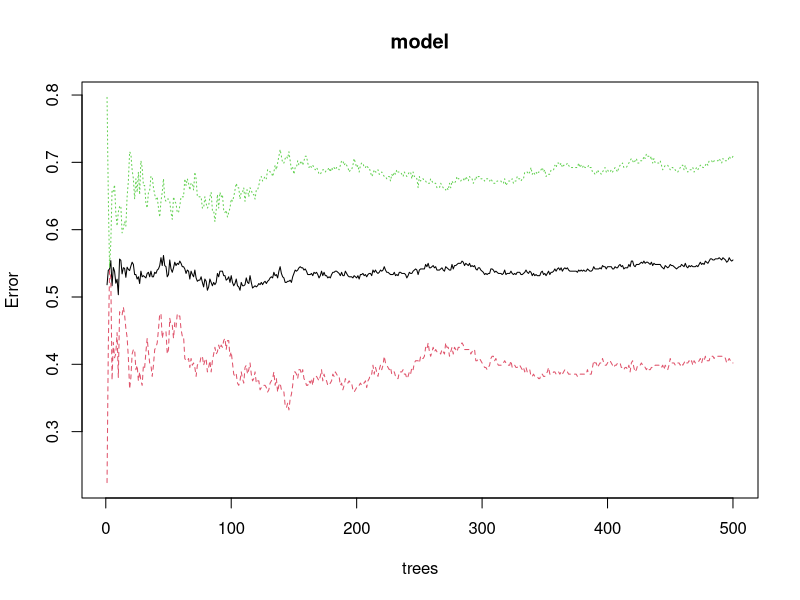
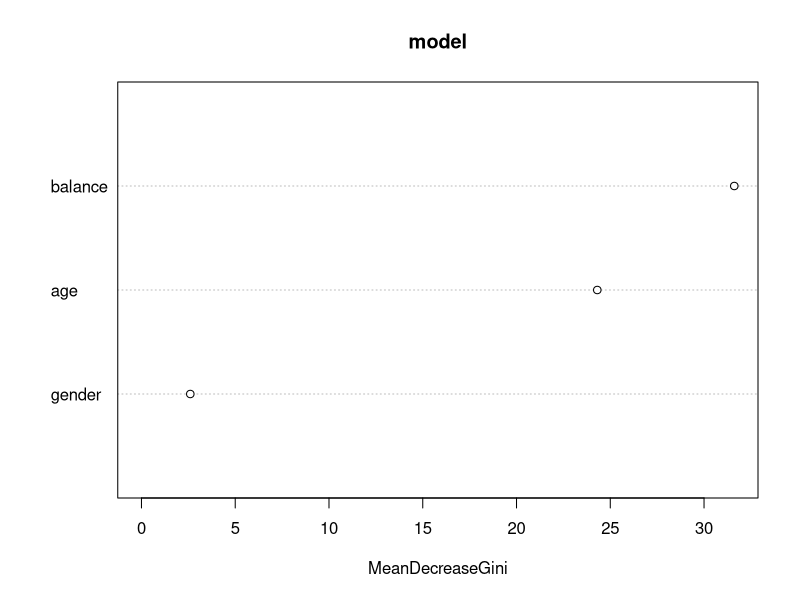

These figures' R source, in order:
install.packages(caTools)
install.packages(randomForest)
library(caTools)
library(randomForest)

used_id=1:1000
age=sample(20:70,1000,replace=TRUE)
gender=sample(c("male","female"),1000,replace=TRUE)
balance=sample(15000:250000,1000,replace=TRUE)
loans=sample(c("TRUE","FALSE"),1000,replace=TRUE)

bank_data=data.frame(
	used_id=used_id,
	age=age,
	gender=gender,
	balance=balance,
	loans=loans
	)

bank_data$gender=as.factor(bank_data$gender)
bank_data$loans=as.factor(bank_data$loans)
bank_data

split=sample.split(bank_data,SplitRatio=0.7)
train=subset(bank_data,split==TRUE)
test=subset(bank_data,split==FALSE)

input=train[,2:4]
target=train[,5]
model=randomForest(input,target,data=train,class.f=TRUE,ntree=500)
model

pred=predict(model,test)
pred
conf_mat=table(test[,5],pred)
conf_mat

summary(model)
plot(model)
varImpPlot(model)
importance(model)
